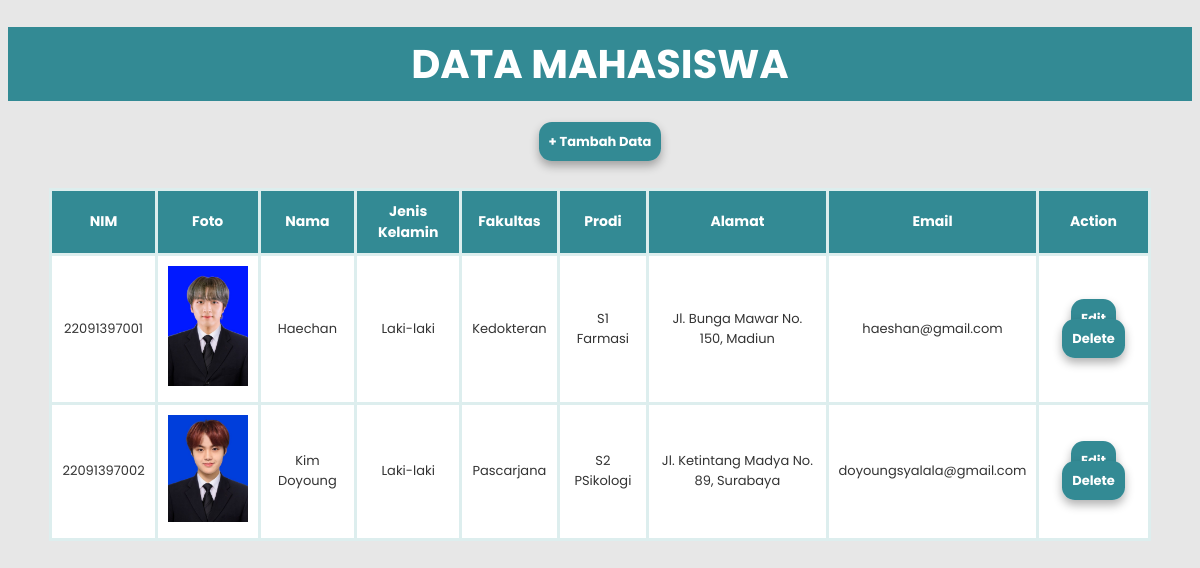
The page / on the database its author committed.
### tables this page shows
CREATE TABLE `tbmahasiswa` (
  `nim` varchar(13) NOT NULL,
  `foto` varchar(255) DEFAULT NULL,
  `nama` varchar(255) NOT NULL,
  `jenis_kelamin` varchar(10) NOT NULL,
  `fakultas` varchar(255) NOT NULL,
  `prodi` varchar(255) NOT NULL,
  `alamat` varchar(255) NOT NULL,
  `email` varchar(255) NOT NULL
);

### index.php (the view, shortened to what this page needs)
<?php include("koneksi.php"); ?>
<!DOCTYPE html>
<html lang="en">
<head>
</head>
<body>
    <center><h1>DATA MAHASISWA</h1></center>
    <center><a href="tambah_data.php">+&nbsp;Tambah Data</a></center>
    <br>
    <table>
        <thead>
            <tr>
                <th>NIM</th>
                <th>Foto</th>
                <th>Nama</th>
                <th>Jenis Kelamin</th>
                <th>Fakultas</th>
                <th>Prodi</th>
                <th>Alamat</th>
                <th>Email</th>
                <th>Action</th>
            </tr>
        </thead>
        <tbody>
            <?php
                $query = "SELECT * FROM tbmahasiswa ORDER BY nim ASC";
                $result = mysqli_query($koneksi, $query);
                while ($row = mysqli_fetch_assoc($result)){
            ?>
            <tr>
                <td><?php echo $row['nim']; ?> </td>
                <td><img style="width: 80px;" src="gambar/<?php echo $row['foto']; ?>"></td>
                <td><?php echo $row['nama']; ?> </td>
                <td><?php echo $row['jenis_kelamin']; ?> </td>
                <td><?php echo $row['fakultas']; ?> </td>
                <td><?php echo $row['prodi']; ?> </td>
                <td><?php echo $row['alamat']; ?> </td>
                <td><?php echo $row['email']; ?> </td>
                <td>
                    <a href="edit_data.php?id=<?php echo $row['nim']; ?>">Edit</a>
                    <a href="proses_hapus.php?id=<?php echo $row['nim']; ?>" onclick="return confirm('Apakah anda yakin untuk menghapus data ini?')">Delete</a>
                </td>
            </tr>
            <?php
                }
            ?>
        </tbody>
    </table>
</body>
</html>

### index.php (style rules this page uses)
* { font-family: 'Poppins', sans-serif; background-color: #e7e7e7; }
h1 { text-transform: uppercase; color: #fff; font-size: 40px; background-color: #338a94; padding: 7px; }
table { border: 3px solid #ddeeee; border-collapse: collapse; border-spacing: 0; width: 93%; margin: 10px auto 10px auto; }
table thead th { background-color: #338a94; border: 3px solid #ddeeee; color: #fff; padding: 10px; text-align: center; font-size: 14px; }
table tbody td { border: 3px solid #ddeeee; color: #333; padding: 10px; text-align: center; font-size: 13px; background-color: #fff; }
a { background-color: #338a94; color: #fff; padding: 10px; font-size: 13px; text-decoration: none; border-radius: 0.8rem; font-weight: bold; box-shadow: 0 5px 10px rgba(0, 0, 0, 0.3); }

### rows shown on the page
tbmahasiswa: nim "22091397001", foto (picture), nama "Haechan", jenis_kelamin "Laki-laki", fakultas "Kedokteran", prodi "S1 Farmasi", alamat "Jl. Bunga Mawar No. 150, Madiun", email "haeshan@gmail.com"
tbmahasiswa: nim "22091397002", foto (picture), nama "Kim Doyoung", jenis_kelamin "Laki-laki", fakultas "Pascarjana", prodi "S2 PSikologi", alamat "Jl. Ketintang Madya No. 89, Surabaya", email "doyoungsyalala@gmail.com"
